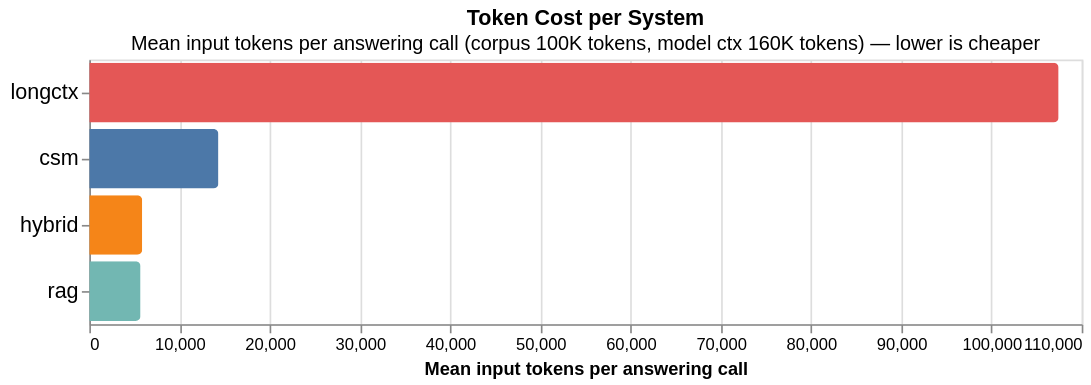

The specification (Vega-Lite) saved for this image:
### Vega-Lite specification from a JSON file in a GitHub repository (floating-point values rounded to 4 significant figures)
{"$schema": "https://vega.github.io/schema/vega-lite/v5.json", "data": {"values": [{"accuracy": 0.9333, "accuracyCiHigh": 1, "accuracyCiLow": 0.8333, "corpusSize": 100000, "earlyStopped": false, "meanCitationF1": 0.5166, "meanCitationPrecision": 0.7778, "meanCitationRecall": 0.4516, "meanInputTokens": 14310.0, "meanLatencyMs": 26530.0, "modelContext": 160000, "n": 30, "system": "csm"}, {"accuracy": 0.9, "accuracyCiHigh": 1, "accuracyCiLow": 0.8, "corpusSize": 100000, "earlyStopped": false, "meanCitationF1": 0.4472, "meanCitationPrecision": 0.7422, "meanCitationRecall": 0.423, "meanInputTokens": 5860.0, "meanLatencyMs": 3241.0, "modelContext": 160000, "n": 30, "system": "hybrid"}, {"accuracy": 1, "accuracyCiHigh": 1, "accuracyCiLow": 1, "corpusSize": 100000, "earlyStopped": false, "meanCitationF1": 0.5591, "meanCitationPrecision": 0.8272, "meanCitationRecall": 0.5321, "meanInputTokens": 107400.0, "meanLatencyMs": 4813, "modelContext": 160000, "n": 30, "system": "longctx"}, {"accuracy": 0.9333, "accuracyCiHigh": 1, "accuracyCiLow": 0.8333, "corpusSize": 100000, "earlyStopped": false, "meanCitationF1": 0.4469, "meanCitationPrecision": 0.7333, "meanCitationRecall": 0.4174, "meanInputTokens": 5677.0, "meanLatencyMs": 2898.0, "modelContext": 160000, "n": 30, "system": "rag"}]}, "description": "Graph G — Mean input tokens per LLM call, per system", "encoding": {"color": {"field": "system", "legend": null, "type": "nominal"}, "tooltip": [{"field": "system", "type": "nominal"}, {"field": "meanInputTokens", "format": ",d", "title": "Input tokens", "type": "quantitative"}, {"field": "accuracy", "format": ".1%", "type": "quantitative"}, {"field": "meanCitationF1", "format": ".3f", "title": "Citation F1", "type": "quantitative"}, {"field": "meanLatencyMs", "format": ",d", "title": "Latency (ms)", "type": "quantitative"}], "x": {"axis": {"format": ",d", "title": "Mean input tokens per answering call"}, "field": "meanInputTokens", "type": "quantitative"}, "y": {"axis": {"labelFontSize": 13, "title": null}, "field": "system", "sort": "-x", "type": "nominal"}}, "height": {"step": 40}, "mark": {"cornerRadiusEnd": 3, "type": "bar"}, "title": {"subtitle": "Mean input tokens per answering call (corpus 100K tokens, model ctx 160K tokens) — lower is cheaper", "text": "Token Cost per System"}, "width": 600}
